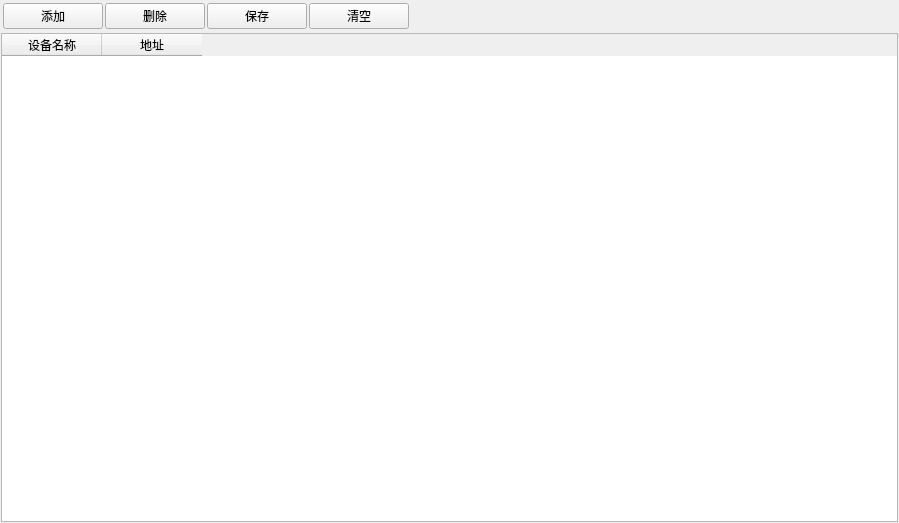
<?xml version="1.0" encoding="UTF-8"?>
<ui version="4.0">
 <class>CameraManagement</class>
 <widget class="QWidget" name="CameraManagement">
  <property name="geometry">
   <rect>
    <x>0</x>
    <y>0</y>
    <width>899</width>
    <height>523</height>
   </rect>
  </property>
  <property name="windowTitle">
   <string>Form</string>
  </property>
  <layout class="QVBoxLayout" name="verticalLayout">
   <property name="spacing">
    <number>2</number>
   </property>
   <property name="leftMargin">
    <number>1</number>
   </property>
   <property name="topMargin">
    <number>1</number>
   </property>
   <property name="rightMargin">
    <number>1</number>
   </property>
   <property name="bottomMargin">
    <number>1</number>
   </property>
   <item>
    <widget class="QWidget" name="widget" native="true">
     <property name="minimumSize">
      <size>
       <width>0</width>
       <height>30</height>
      </size>
     </property>
     <layout class="QHBoxLayout" name="horizontalLayout">
      <property name="spacing">
       <number>2</number>
      </property>
      <property name="leftMargin">
       <number>2</number>
      </property>
      <property name="topMargin">
       <number>2</number>
      </property>
      <property name="rightMargin">
       <number>2</number>
      </property>
      <property name="bottomMargin">
       <number>2</number>
      </property>
      <item>
       <widget class="QToolButton" name="btnAdd">
        <property name="sizePolicy">
         <sizepolicy hsizetype="Preferred" vsizetype="Preferred">
          <horstretch>0</horstretch>
          <verstretch>0</verstretch>
         </sizepolicy>
        </property>
        <property name="minimumSize">
         <size>
          <width>100</width>
          <height>0</height>
         </size>
        </property>
        <property name="text">
         <string>添加</string>
        </property>
       </widget>
      </item>
      <item>
       <widget class="QToolButton" name="btnDel">
        <property name="sizePolicy">
         <sizepolicy hsizetype="Preferred" vsizetype="Preferred">
          <horstretch>0</horstretch>
          <verstretch>0</verstretch>
         </sizepolicy>
        </property>
        <property name="minimumSize">
         <size>
          <width>100</width>
          <height>0</height>
         </size>
        </property>
        <property name="text">
         <string>删除</string>
        </property>
       </widget>
      </item>
      <item>
       <widget class="QToolButton" name="btnSave">
        <property name="sizePolicy">
         <sizepolicy hsizetype="Preferred" vsizetype="Preferred">
          <horstretch>0</horstretch>
          <verstretch>0</verstretch>
         </sizepolicy>
        </property>
        <property name="minimumSize">
         <size>
          <width>100</width>
          <height>0</height>
         </size>
        </property>
        <property name="text">
         <string>保存</string>
        </property>
       </widget>
      </item>
      <item>
       <widget class="QToolButton" name="btnClear">
        <property name="sizePolicy">
         <sizepolicy hsizetype="Preferred" vsizetype="Preferred">
          <horstretch>0</horstretch>
          <verstretch>0</verstretch>
         </sizepolicy>
        </property>
        <property name="minimumSize">
         <size>
          <width>100</width>
          <height>0</height>
         </size>
        </property>
        <property name="text">
         <string>清空</string>
        </property>
       </widget>
      </item>
      <item>
       <spacer name="horizontalSpacer">
        <property name="orientation">
         <enum>Qt::Horizontal</enum>
        </property>
        <property name="sizeHint" stdset="0">
         <size>
          <width>482</width>
          <height>20</height>
         </size>
        </property>
       </spacer>
      </item>
     </layout>
    </widget>
   </item>
   <item>
    <widget class="QTableWidget" name="tableInfo">
     <column>
      <property name="text">
       <string>设备名称</string>
      </property>
     </column>
     <column>
      <property name="text">
       <string>地址</string>
      </property>
     </column>
    </widget>
   </item>
  </layout>
 </widget>
 <resources/>
 <connections/>
</ui>
